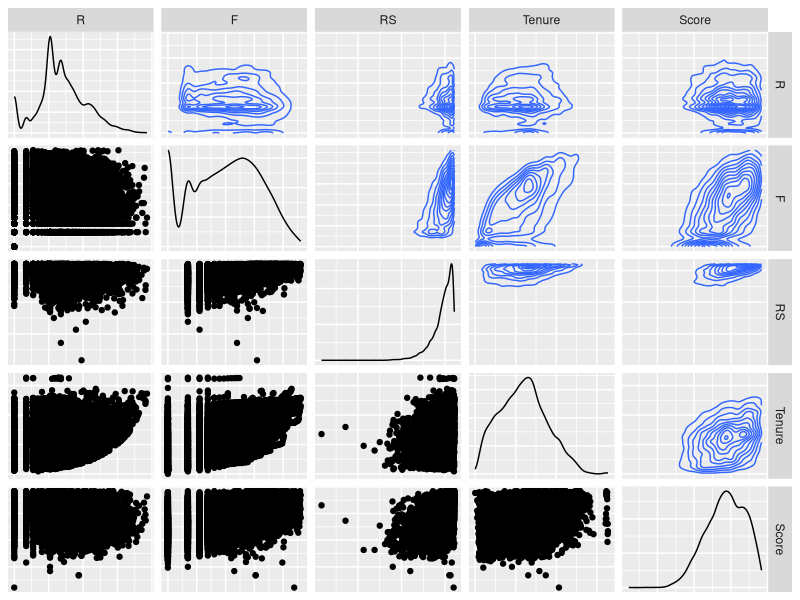

This chart was generated by the following R code: (Note: this script raises an error after producing the figure.)
library(GGally)

dim(d<-read.csv('./testing.csv'))

# Score is outcome variable
ggpairs(d, columns=c('R','F','RS','Tenure','Score'), axisLabels='none', upper=list(continuous='density'))

library(rms)

# proportional odds ordinal logistic regression
orm(Score ~ RS + Tenure, data=d, family=probit)

orm(Score ~ R + F + RS + Tenure, data=d, family=probit)

#as RS increases so does Score
plot(exp(d$RS), exp(d$Score))

d1 <- na.omit(d[,c('R','F','RS','Tenure','Score')])
d1 <- exp(na.omit(d[,c('R','F','RS','Tenure','Score')]))
cor(d1)

# higher correlation comes from RS

d1 <- na.omit(d[,c('R','F','RS','Tenure','Score')])
d1$clustering <- factor(kmeans(d1, centers=2)$cluster)

ggpairs(d1, columns=c('R','F','RS','Tenure','Score'), colour='clustering', axisLabels='none', upper=list(continuous='density'))
